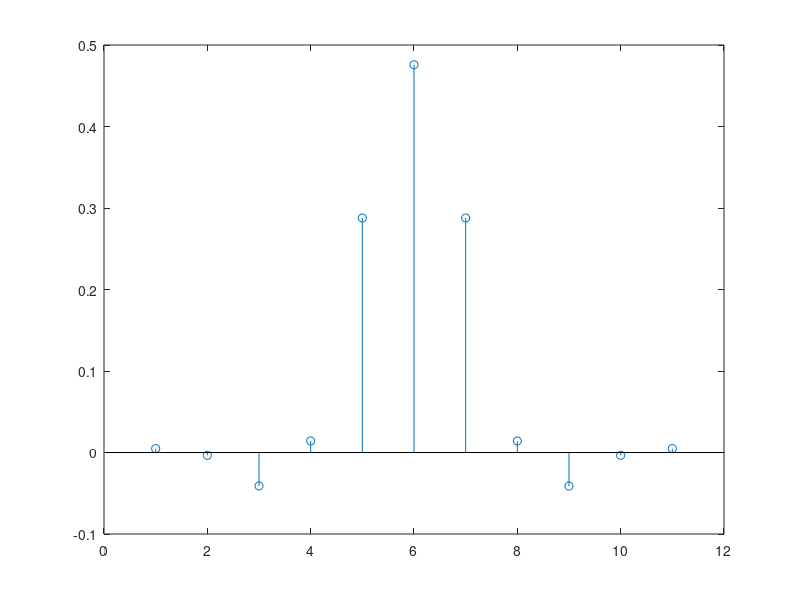
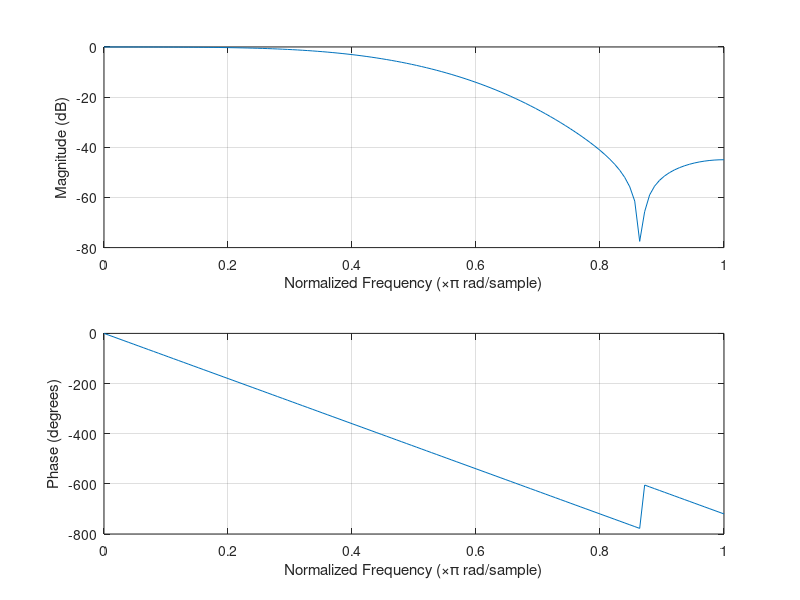
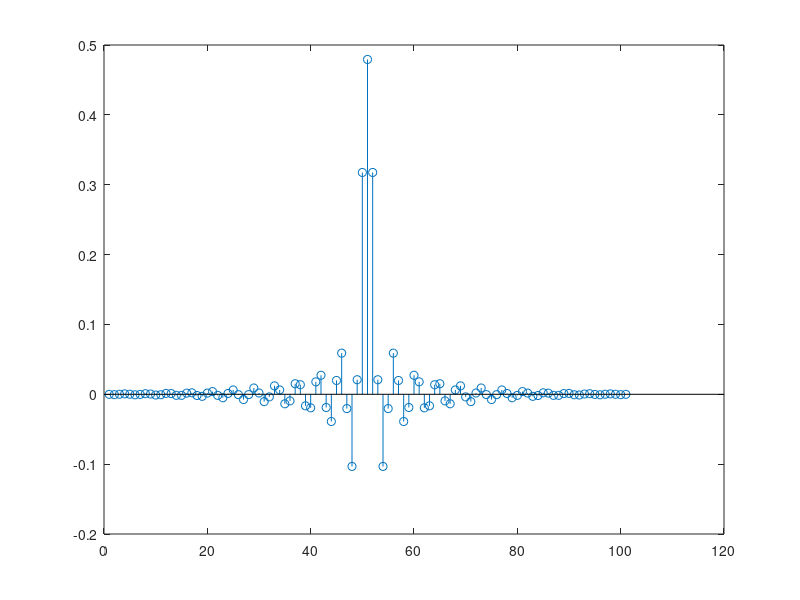
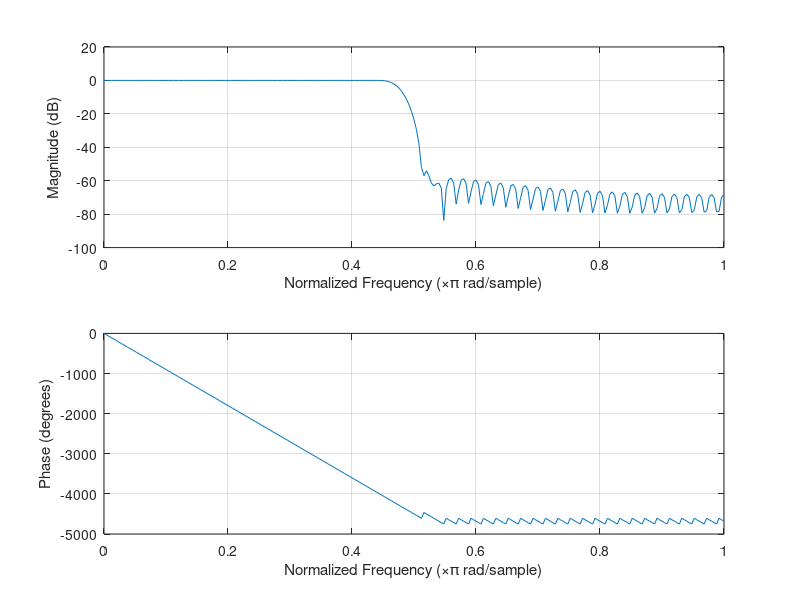

The MATLAB source for these figures, in order: (Note: this script raises an error after producing the figures.)
%% Design, Analysis, and Implementation of FIR filters
% by Sean Hanson

%% Part A: Designing and Analyzing Filters
% Design a 10th-order lowpass FIR filter using the window method to cut
% frequencies below 30Hz where the sampling frequency is 125 Hz

fs = 125;       % Sampling frequency
fc = 30;        % Cutoff Frequency
wc = fc/(fs/2); 
b=fir1(10, wc, 'low');
figure
stem(b);
figure
freqz(b,1,fs);

%% Design a 100th-order lowpass FIR filter using the window method.
% frequencies above 30Hz where the sampling frequency is 125 Hz will be
% cut.


fs = 125;       % Sampling frequency
fc = 30;        % Cutoff Frequency
wc = fc/(fs/2); 
b=fir1(100, wc, 'low');
figure
stem(b);
figure
freqz(b,1,fs);

%% Design a 10th-order highpass FIR filter using the window method  
% Frequencies below 30Hz where the sampling frequency is 125 Hz will be
% cut.


fs = 125;       % Sampling frequency
fc = 30;        % Cutoff Frequency
wc = fc/(fs/2); 
b5=fir1(10, wc, 'high');
figure
stem(b);
figure
freqz(b5,1,fs);


%% Design a 100th-order highpass FIR filter using the window method.
% Frequencies below 30Hz where the sampling frequency is 125 Hz


fs = 125;       % Sampling frequency
fc = 30;        % Cutoff Frequency
wc = fc/(fs/2); 
b6=fir1(100, wc, 'high');
figure
stem(b);
figure
freqz(b6,1,fs);

%% Comparing 10th order high pass with 100th order

figure
freqz(b5,1,fs);
hold on;
freqz(b6,1,fs);

%% Design a 100th-order bandpass FIR filter using the window method.
% Frequencies below 15 and above 30Hz will be cut.
% The sampling frequency is 125 Hz.
 


fs = 125;       % Sampling frequency
fclow= 15;        % low cutoff Frequency
fchigh = 30;    % high cutoff Frequency
wc1 = fclow/(fs/2); 
wc2 = fchigh/(fs/2);
b6=fir1(100,[ wc1 wc2], 'bandpass');
figure
stem(b);
figure
freqz(b6,1,fs);

%% Design a 100th-order bandstop FIR filter using the window method.
% Frequencies below 30Hz where the sampling frequency is 125 Hz will be
% cut.


fs = 125;       % Sampling frequency
fclow= 15;        % low cutoff Frequency
fchigh = 30;    % high cutoff Frequency
wc1 = fclow/(fs/2); 
wc2 = fchigh/(fs/2);
b6=fir1(100,[ wc1 wc2], 'stop');
figure
stem(b);
figure
freqz(b6,1,fs);


%% Design a 100th-order bandpass FIR filter using the window method (fir2). 
% Frequencies below 30Hz where the sampling frequency is 125 Hz will be
% cut.

f = [0 .3 .6 1]; 
fs = 125;       % Sampling frequency
m = [1 1 0 0 ];
      

b6=fir2(100,f,m);
figure
stem(b);
figure
freqz(b6,1,fs);

%% Lab Part B: Biomedical Signal Processing
% Lowpass Filter for quantization. This one was used to smooth out the signal. 

x = icp;
figure('Color', [1 1 1]);
t = ((0:length(x)-1)/fs);

h=plot(t,x);
xlabel('Time (s)');
ylabel('ICP');
hold on;
M = 5;
b= 1/M * ones(M,1);

y1 = filtfilt(b, 1, x); 
h = plot(t, y1);
set(h, 'Color', [1 .5 1]);
set(h,'Linewidth', 2); 


%% Design an FIR high-pass filter to eliminate low frequency trend. 
x = icp;
figure('Color', [1 1 1]);
t = ((0:length(x)-1)/fs);

h=plot(t,x);
xlabel('Time (s)');
ylabel('ICP');
M = 15;
b= 1/M * ones(M,1);
hold on;

y1 = filtfilt(b, 1, x); 
h = plot(t, y1);
set(h, 'Color', [0.5 0.5 1]);
set(h,'Linewidth', 2); 


%% Design an FIR high-pass filter to eliminate low frequency trend. 
x = icp;
figure('Color', [1 1 1]);
t = ((0:length(x)-1)/fs);

h=plot(t,x);
xlabel('Time (s)');
ylabel('ICP');
hold on;
M = 22;
b= 1/M * ones(M,1);

y1 = filter(b, 1, x); 
h = plot(t, y1);
set(h, 'Color', [1 0.5 1]);
set(h,'Linewidth', 2); 


%% Design to eliminate low frequency signal. 
% Output is close to a sinusoidal signal
x = icp;
figure('Color', [1 1 1]);
t = ((0:length(x)-1)/fs);

h= plot(t,x); 
xlabel('Time (s)');
ylabel('ICP');
hold on;
M = 30;
b= 1/M * ones(M,1);
 
y1 = filtfilt(b, 1, x); 
h = plot(t, y1);
set(h, 'Color', [0.5 0.5 1]);
set(h,'Linewidth', 2); 

%% Filter ECGNoisy60Hz. 
x = ecg;
figure('Color', [1 1 1]);
t = ((0:length(x)-1)/fs);

h= plot(t,x); 
xlabel('Time (s)');
ylabel('ECG');
hold on;
M = 10;
b= 1/M * ones(M,1);
 
y1 = filtfilt(b, 1, x); 
h = plot(t, y1);
set(h, 'Color', [0.5 0.5 1]);
set(h,'Linewidth', 2); 
%% Filter ECGQuanization. 
x = ecg;
figure('Color', [1 1 1]);
t = ((0:length(x)-1)/fs);

h= plot(t,x); 
xlabel('Time (s)');
ylabel('ECG');
hold on;
M = 3;
b= 1/M * ones(M,1);
 
y1 = filtfilt(b, 1, x); 
h = plot(t, y1);
set(h, 'Color', [0.5 0.5 1]);
set(h,'Linewidth', 2); 

%% Filter ECGNBaselineDrift.
x = ecg;
figure('Color', [1 1 1]);
t = ((0:length(x)-1)/fs);

h= plot(t,x); 
xlabel('Time (s)');
ylabel('ECG');
hold on;
M = 12;
b= 1/M * ones(M,1);
 
y1 = filtfilt(b, 1, x); 
h = plot(t, y1);
set(h, 'Color', [0.5 0.5 1]);
set(h,'Linewidth', 2); 

%% Filter ECGBaselinedCombined. 
x = ecg;
figure('Color', [1 1 1]);
t = ((0:length(x)-1)/fs);

h= plot(t,x); 
xlabel('Time (s)');
ylabel('ECG');
hold on;
M = 34;
b= 1/M * ones(M,1);
 
y1 = filtfilt(b, 1, x); 
h = plot(t, y1);
set(h, 'Color', [0.5 0.5 1]);
set(h,'Linewidth', 2); 

      %% Lab Part C: Speech Processing

      
      % Plotting my Speech. There is a continous signal that is being sampled 
      % 8000 times per second. Those samples are run through a processor
      % and stored as an int16. You can see the higher amplitudes when I am
      
      fss = 8000;
      t = ((0:length(r)-1)/fss);
      mySpeech = getaudiodata(r, 'int16');
      figure('Color', [1 1 1]);
      plot(mySpeech)
      xlabel('Time (s)');
      ylabel('Amplitude of Speech');
        
%% Design and apply 4 lowpass filters to the speech signal
 % At 3000 fc, my voice got lower
fs = 8000;       % Sampling frequency
fc = 3000;        % Cutoff Frequency
wc = fc/(fs/2); 
b1=fir1(200, wc, 'low');
y = mySpeech;
sound(double(y),fs)

%% Design and apply 4 lowpass filters to the speech signal
 % At 2500 fc, my voice is about the same but the background noise is lower
fs = 8000;       % Sampling frequency
fc = 2500;        % Cutoff Frequency
wc = fc/(fs/2); 
b1=fir1(200, wc, 'low');
y = mySpeech;
sound(double(y),fs)


%% Design and apply 4 lowpass filters to the speech signal
 % At 1000 fc, my voice sounds the same 
fs = 8000;       % Sampling frequency
fc = 1000;        % Cutoff Frequency
wc = fc/(fs/2); 
b1=fir1(200, wc, 'low');
y = mySpeech;
sound(double(y),fs)





%% Design and apply 4 high filters to the speech signal
 % At 100 fc, my voice sounds is getting cut off
fs = 8000;       % Sampling frequency
fc = 100;        % Cutoff Frequency
wc = fc/(fs/2); 
b1=fir1(200, wc, 'high');

y =mySpeech;
 
sound(double(y),fs)

%% Design and apply 4 high filters to the speech signal
 % At 500 fc, my voice sounds the same 
fs = 8000;       % Sampling frequency
fc = 500;        % Cutoff Frequency
wc = fc/(fs/2); 
b1=fir1(200, wc, 'high');

y =mySpeech;
 
sound(double(y),fs)

%% Design and apply 4 high filters to the speech signal
 % At 100 fc, my voice sounds the same 
fs = 8000;       % Sampling frequency
fc = 1000;        % Cutoff Frequency
wc = fc/(fs/2); 
b1=fir1(200, wc, 'high');
y =mySpeech;
 
sound(double(y),fs)

%% Design and apply 4 high filters to the speech signal
 % At 500 fc, my voice sounds the same 
fs = 8000;       % Sampling frequency
fc = 2000;        % Cutoff Frequency
wc = fc/(fs/2); 
b1=fir1(200, wc, 'high');

y =mySpeech;
 
sound(double(y),fs)



%% Lab Part D Audio Processing. The hardware is essentially doing the same
% thing with this audio. Its getting sampled at a certain rate and 
% then its being stored in a certain memort location.

load handel; 
b2 = fir1(200,[0.48 0.85]);
n2 = filtfilt(b2,1,randn(size(y)));
yn2 = y+n2; sound(yn2,Fs)

b2 = fir1(200,[1140 2780]/(Fs),'stop');

%% Design a bandpass filter ( min of 3 filters to boost or cut low 
% frequencies

 load handel; b2 = fir1(200,[0.1 0.2]);
 sound(y,Fs)
 b3 = fir1(400,[80 200]/(Fs/2),'stop');
 yf2 = filter(b3,1,yn2);

 %% Design a bandpass filter ( min of 3 filters to boost or cut low 
% frequencies

 load handel; b2 = fir1(200,[0.4 0.6]);
 sound(y,Fs)
 b3 = fir1(400,[300 800]/(Fs/2),'stop');
 y = filter(b3,1,yn2);
 
%% Design a bandpass filter ( min of 3 filters to boost or cut low 
% frequencies

 load handel; b2 = fir1(200,[0.7 0.9]);
 sound(y,Fs)
 b3 = fir1(400,[1200 2400]/(Fs/2),'stop');
 yf2 = filter(b3,1,yn2);
 
 %% Design an audio equilizer using fir2
 
    f = [0 0.48 0.48 1];            % Frequency breakpoints
    m = [0 0 1 1];                  % Magnitude breakpoints
    b = fir2(34,f,m);               % FIR filter design
    freqz(b,1,512);                 % Frequency response of filter
    output = filtfilt(b,1,y);       % Zero-phase digital filtering
 
 

 
 

      
      

        



